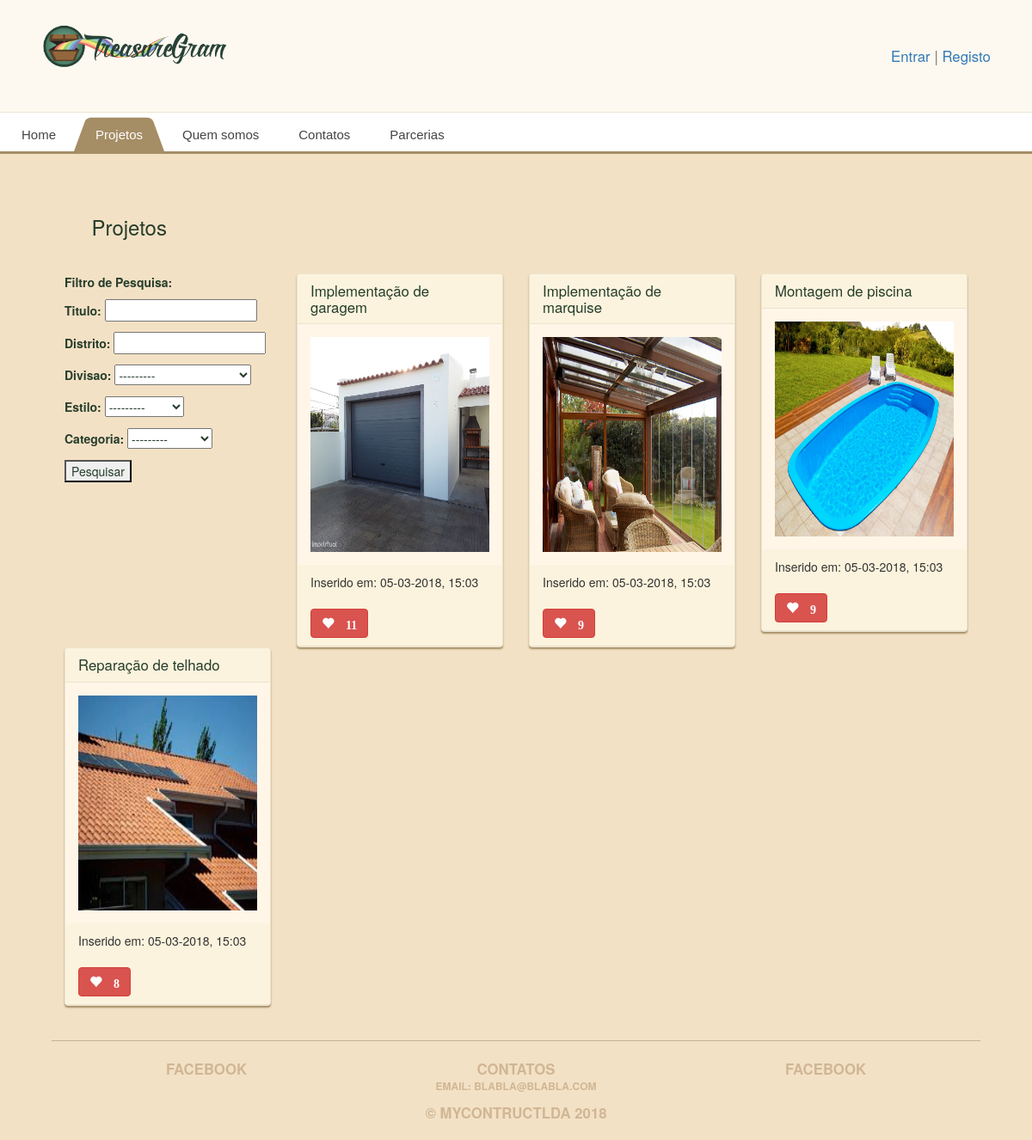
The app's page /projetos/ with its own data.
### main_app/models.py (models this page shows, shortened)
class Divisao(models.Model):
    divisao = models.CharField(max_length=100)
    def __str__(self):
        return self.divisao

class Estilo(models.Model):
    estilo = models.CharField(max_length=100)
    slug = models.SlugField(max_length=100, blank=True)
    def __str__(self):
        return self.estilo

class Projetos(models.Model):
    data_registo = models.CharField(max_length=100)
    distrito = models.CharField(max_length=100)
    titulo = models.CharField(max_length=100)
    descricao = models.CharField(max_length=250)
    divisao = models.ForeignKey('Divisao', on_delete=models.CASCADE)
    estilo = models.ForeignKey('Estilo', on_delete=models.CASCADE)
    imagem = models.ImageField(upload_to='treasure_images', default='media/default.png')
    likes = models.IntegerField(default=0)
    slug = models.SlugField(max_length=100, blank=True)
    categoria = models.ForeignKey('Categoria', on_delete=models.CASCADE)
    created_at = models.DateTimeField(auto_now_add=True)
    tags = models.CharField(max_length=250)

### main_app/models.py (called while the page is built)
    def __str__(self):
        return self.categoria

### main_app/templates/projetos.html
{% extends 'base.html' %}
{% load staticfiles %}
{% block content %}
<div class="row" style="margin:3%">
    <h3>Projetos</h3>
</div>
<div class="row">
    <div class="col-md-3">
  <form method="get">
    <strong><p>Filtro de Pesquisa:</p></strong>
    {{ filter.form.as_p }}
    <button type="submit">Pesquisar</button>
  </form>
    </div>
    {% for projeto in filter.qs|dictsort:'created_at' %}
    <div class="col-md-3">
            <div class="treasure panel panel-default">
                <div class="panel-heading">
                    <h2 class="panel-title">{{ projeto.titulo }}</h2>
                </div>
                <div class="panel-body">
                    <div class="treasure-photo">
                     <a href="{% url 'detail' projeto.slug %}">   <img src="{{ projeto.imagem.url }}" alt="" height="250px" />   </a>
                    </div>
                </div>
                <div class="panel-heading">
                    <p>Inserido em: {{ projeto.created_at|date:'d-m-Y, H:m' }}</p>
                              <button id="likes" data-id="{{projeto.id}}" class="btn btn-mini btn-danger glyphicon glyphicon-heart" type="button">
                                {% if projeto.likes > 0 %} {{ projeto.likes }} {% endif %}
                              </button>
                </div>
            </div>
    </div>
    {% endfor %}
</div>
{% endblock %}

### main_app/static/style.css (style rules this page uses)
body { background: #f3e1c5; color: #263d2c; }
.panel { background: #fff6e8; border-color: #ece4cf; box-shadow: 0 2px 2px #a58d65; }
.panel-default .panel-heading { background: #fbf3dd; border-color: #ece4cf; }
.panel-body { position: relative; }
.panel-title { font-size: 1.2em; color: #263d2c; }
.treasure { margin-bottom: 20px; }
.treasure:last-child { margin-bottom: 0; }
.treasure-photo { background: #fdf2e1; margin-right: 5%; position: static; text-align: center; width: 100%; }
.treasure-photo img { width: 100%; max-height: 100%; }
.btn { margin-top: 10px; font-weight: bold; font-size: 14px; }

### records on screen
Divisao: divisao "---------"
Estilo: estilo "---------"
Projetos: titulo "Implementação de garagem", imagem (picture), created_at "05-03-2018, 15:03", likes "11"
Projetos: titulo "Implementação de marquise", imagem (picture), created_at "05-03-2018, 15:03", likes "9"
Projetos: titulo "Montagem de piscina", imagem (picture), created_at "05-03-2018, 15:03", likes "9"
Projetos: titulo "Reparação de telhado", imagem (picture), created_at "05-03-2018, 15:03", likes "8"
